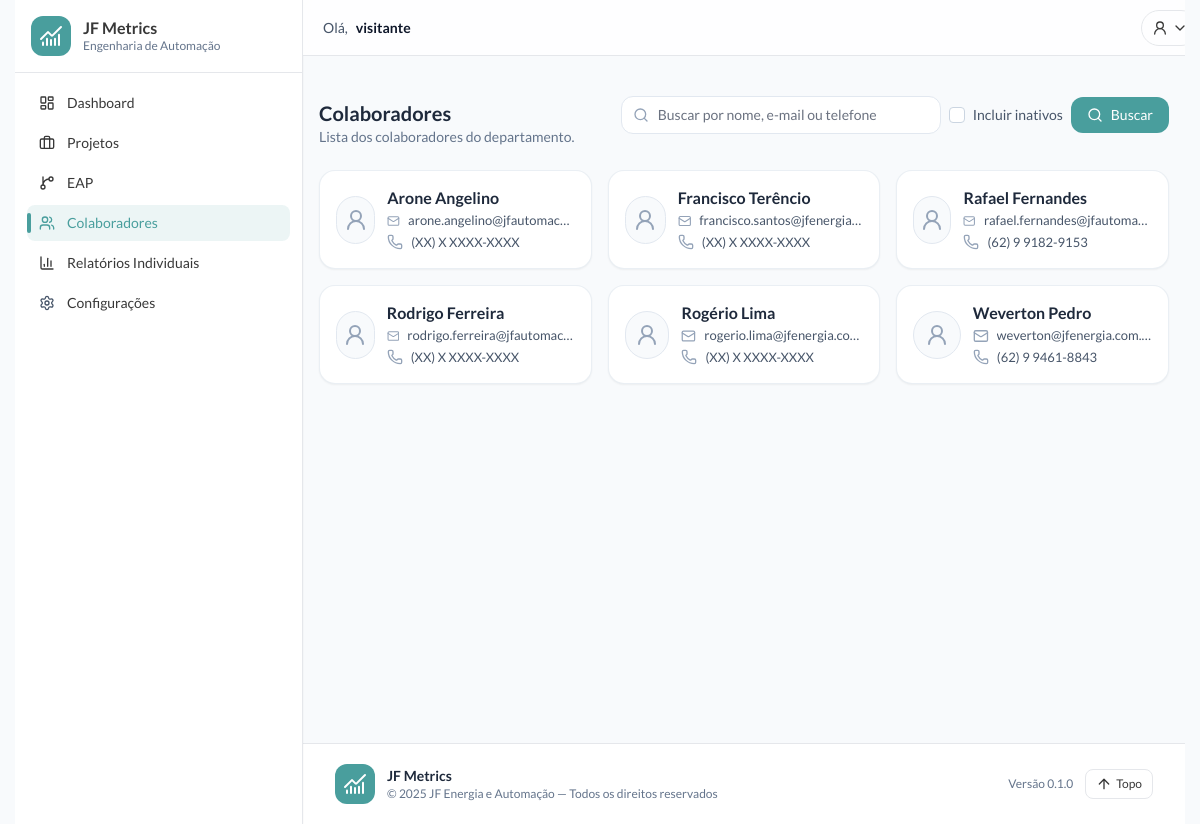
/engauto/colaboradores/, run on the app's committed database.
### common/models.py (models this page shows, shortened)
class Collaborator(models.Model):
    user  = models.OneToOneField(
        User, blank=True, null=True, on_delete=models.SET_NULL,
        related_name="collaborator", verbose_name="Usuário do sistema"
    )
    name  = models.CharField("Nome", max_length=120)
    email = models.EmailField("E-mail", blank=True, null=True)  # <- opcional
    phone = models.CharField("Telefone", max_length=30, blank=True)
    photo = models.ImageField("Foto", upload_to="collaborators/", blank=True, null=True)
    department = models.ForeignKey(Department, on_delete=models.PROTECT, verbose_name="Departamento")
    is_manager = models.BooleanField("Gestor do departamento?", default=False)
    is_active  = models.BooleanField("Ativo", default=True)
    created_at = models.DateTimeField(auto_now_add=True)
    class Meta:
        ordering = ("name",)
        constraints = [
            models.UniqueConstraint(
                fields=["email"],
                condition=Q(email__isnull=False),
                name="uq_common_collaborator_email_not_null",
            ),
        ]
        indexes = [
            models.Index(fields=["department", "is_active"]),
            models.Index(fields=["is_manager"]),
        ]

### automation/views.py (the view)
# urls.py: path("colaboradores/",                    views.collaborator_list,        name="collaborator_list"),
def collaborator_list(request):
    q = (request.GET.get("q") or "").strip()
    show_inactive = request.GET.get("inativos") == "1"
    qs = Collaborator.objects.filter(department__slug=AUTO_DEPT_SLUG)
    if not show_inactive:
        qs = qs.filter(is_active=True)
    if q:
        qs = qs.filter(
            Q(name__icontains=q) |
            Q(email__icontains=q) |
            Q(phone__icontains=q)
        )
    page_obj = Paginator(qs.order_by("name"), 12).get_page(request.GET.get("page"))
    return render(request, "collaborators/list.html", {
        "q": q,
        "page_obj": page_obj,
        "show_inactive": show_inactive,
    })

### automation/context_processors.py (called while the page is built, shortened)
def _get_collaborator(user):
    if not getattr(user, "is_authenticated", False):
        return None
    collab = getattr(user, "collaborator", None)
    if collab:
        return collab
    Collaborator = apps.get_model("common", "Collaborator")
    return Collaborator.objects.filter(user=user, is_active=True).only("id", "is_manager").first()

def user_flags(request):
    collab = _get_collaborator(request.user)
    return {"is_manager": bool(getattr(collab, "is_manager", False))}

def notifications(request):
    user = getattr(request, "user", None)
    if not getattr(user, "is_authenticated", False):
        return {"notif_count": 0, "notif_list": []}

### automation/templates/collaborators/list.html (shortened to what this page needs)
{% extends 'automation/base.html' %}
{% block content %}
  <div class="mb-5 flex flex-col gap-3 sm:flex-row sm:items-center sm:justify-between">
    <div>
      <h1 class="text-xl font-semibold text-slate-800">Colaboradores</h1>
      <p class="text-sm text-slate-500">Lista dos colaboradores do departamento.</p>
    </div>
    <form method="get" class="w-full sm:w-auto">
      <div class="flex flex-col items-stretch gap-2 sm:flex-row sm:items-center">
        <div class="relative w-full sm:w-80">
          <i data-lucide="search" class="absolute left-3 top-1/2 h-4 w-4 -translate-y-1/2 text-slate-400"></i>
          <input
            type="text"
            name="q"
            value="{{ q }}"
            placeholder="Buscar por nome, e-mail ou telefone"
            class="w-full rounded-xl border border-slate-200 bg-white py-2 pl-9 pr-3 text-sm outline-none focus:border-brand/40 focus:ring-2 focus:ring-brand/30">
        </div>
        <label class="inline-flex items-center gap-2 text-sm text-slate-600">
          <input
            type="checkbox"
            name="inativos"
            value="1"
            class="h-4 w-4 rounded border-slate-300 text-brand focus:ring-brand/30">
          Incluir inativos
        </label>
        <div class="flex items-center gap-2">
          <button class="inline-flex items-center gap-2 rounded-xl bg-brand px-4 py-2 text-sm font-medium text-white hover:brightness-110">
            <i data-lucide="search" class="h-4 w-4"></i>
            Buscar
          </button>
        </div>
      </div>
    </form>
  </div>
  {% if page_obj.object_list %}
    <div class="grid grid-cols-1 gap-4 sm:grid-cols-2 lg:grid-cols-3">
      {% for c in page_obj.object_list %}
        <article class="group flex h-full flex-col rounded-2xl border border-slate-200/70 bg-white p-4 shadow-sm transition hover:-translate-y-[1px] hover:border-brand/40 hover:shadow-md">
          <div class="flex items-start justify-between gap-3">
            <div class="flex items-center gap-3 min-w-0">
              {% if c.photo %}
                <img src="{{ c.photo.url }}" alt="{{ c.name }}" class="h-12 w-12 rounded-full object-cover border border-slate-200">
              {% else %}
                <div class="flex h-12 w-12 items-center justify-center rounded-full border border-slate-200 bg-slate-50">
                  <i data-lucide="user-round" class="h-6 w-6 text-slate-400"></i>
                </div>
              {% endif %}
              <div class="min-w-0">
                <h2 class="truncate text-[16px] font-semibold leading-snug text-slate-800" title="{{ c.name }}">
                  {{ c.name }}
                </h2>
                <div class="mt-0.5 flex items-center gap-2 text-[13px] text-slate-600">
                  <i data-lucide="mail" class="h-4 w-4 text-slate-400"></i>
                  <span class="truncate" title="{{ c.email }}">{{ c.email }}</span>
                </div>
                {% if c.phone %}
                  <div class="mt-0.5 flex items-center gap-2 text-[13px] text-slate-600">
                    <i data-lucide="phone" class="h-4 w-4 text-slate-400"></i>
                    <span class="truncate" title="{{ c.phone }}">{{ c.phone }}</span>
                  </div>
                {% endif %}
              </div>
            </div>
          </div>
        </article>
      {% endfor %}
    </div>
  {% endif %}
{% endblock %}

### automation/templates/automation/base.html (style rules this page uses)
html, body { margin:0; padding:0; height:100%; }
html { overflow-y: scroll; }
body { scrollbar-gutter: stable both-edges; }
.shadow, .shadow-sm, .shadow-md, .shadow-lg { box-shadow: none !important; }
.border-slate-200\/70, .border { border-color: #e5e7eb !important; }

### data on the page
Collaborator: name "Arone Angelino", email "arone.angelino@jfautomac…", phone "(XX) X XXXX-XXXX"
Collaborator: name "Francisco Terêncio", email "francisco.santos@jfenergia…", phone "(XX) X XXXX-XXXX"
Collaborator: name "Rafael Fernandes", email "rafael.fernandes@jfautoma…", phone "(62) 9 9182-9153"
Collaborator: name "Rodrigo Ferreira", email "rodrigo.ferreira@jfautomac…", phone "(XX) X XXXX-XXXX"
Collaborator: name "Rogério Lima", email "rogerio.lima@jfenergia.co…", phone "(XX) X XXXX-XXXX"
Collaborator: name "Weverton Pedro", email "weverton@jfenergia.com.…", phone "(62) 9 9461-8843"

### other printed values
{{ display_name }} "visitante"
{{ app_version|default:"0.1.0" }} "0.1.0"
